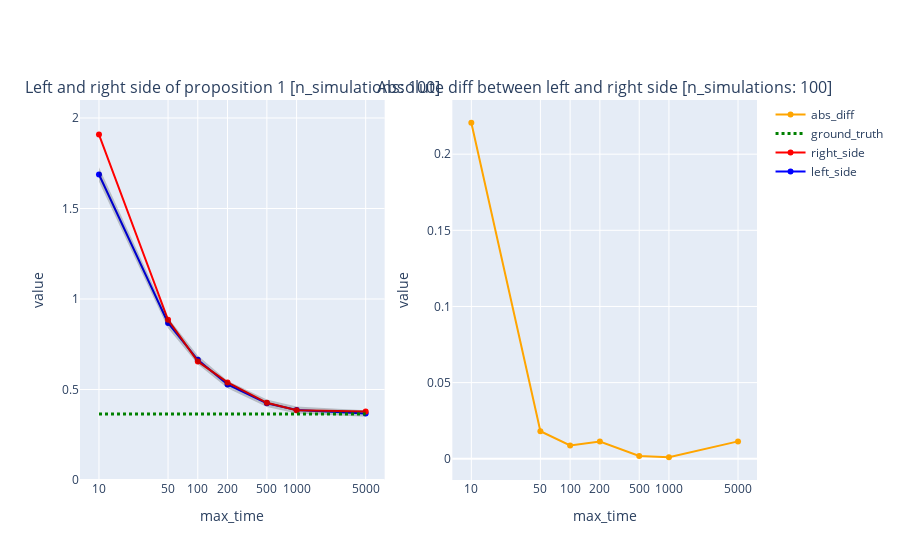

Here is the notebook cell this chart was saved with:
### Code cell
make_plots(merge_results, ground_truth=ground_truth_str["right_side"], n_simulations=100)

### Figure 1 — Plotly figure (JSON) as saved in the notebook; plotly's stock layout.template omitted (floating-point values rounded to 4 significant figures)
{"data": [{"line": {"color": "blue"}, "mode": "lines+markers", "name": "left_side", "type": "scatter", "x": [10, 50, 100, 200, 500, 1000, 5000], "xaxis": "x", "y": [1.688, 0.8673, 0.664, 0.5278, 0.4245, 0.3868, 0.3678], "yaxis": "y"}, {"line": {"color": "red"}, "mode": "lines+markers", "name": "right_side", "type": "scatter", "x": [10, 50, 100, 200, 500, 1000, 5000], "xaxis": "x", "y": [1.909, 0.8854, 0.6553, 0.5391, 0.4263, 0.3858, 0.3792], "yaxis": "y"}, {"line": {"color": "rgba(0,0,0,0)"}, "mode": "lines", "showlegend": false, "type": "scatter", "x": [10, 50, 100, 200, 500, 1000, 5000], "xaxis": "x", "y": [1.728, 0.8961, 0.6884, 0.5488, 0.4454, 0.4055, 0.3859], "yaxis": "y"}, {"fill": "tonexty", "fillcolor": "rgba(0, 0, 0, 0.2)", "line": {"color": "rgba(0,0,0,0)"}, "mode": "lines", "showlegend": false, "type": "scatter", "x": [10, 50, 100, 200, 500, 1000, 5000], "xaxis": "x", "y": [1.648, 0.8384, 0.6396, 0.5068, 0.4035, 0.368, 0.3496], "yaxis": "y"}, {"line": {"color": "green", "dash": "dot", "width": 3}, "mode": "lines", "name": "ground_truth", "type": "scatter", "x": [10, 50, 100, 200, 500, 1000, 5000], "xaxis": "x", "y": [0.3648, 0.3648, 0.3648, 0.3648, 0.3648, 0.3648, 0.3648], "yaxis": "y"}, {"line": {"color": "orange"}, "mode": "lines+markers", "name": "abs_diff", "type": "scatter", "x": [10, 50, 100, 200, 500, 1000, 5000], "xaxis": "x2", "y": [0.2206, 0.01807, 0.008776, 0.01129, 0.001879, 0.0009936, 0.01141], "yaxis": "y2"}], "layout": {"annotations": [{"font": {"size": 16}, "showarrow": false, "text": "Left and right side of proposition 1 [n_simulations: 100]", "x": 0.225, "xanchor": "center", "xref": "paper", "y": 1, "yanchor": "bottom", "yref": "paper"}, {"font": {"size": 16}, "showarrow": false, "text": "Absolute diff between left and right side [n_simulations: 100]", "x": 0.775, "xanchor": "center", "xref": "paper", "y": 1, "yanchor": "bottom", "yref": "paper"}], "xaxis": {"anchor": "y", "domain": [0, 0.45], "tickmode": "array", "tickvals": [10, 50, 100, 200, 500, 1000, 5000], "title": {"text": "max_time"}, "type": "log"}, "xaxis2": {"anchor": "y2", "domain": [0.55, 1], "tickmode": "array", "tickvals": [10, 50, 100, 200, 500, 1000, 5000], "title": {"text": "max_time"}, "type": "log"}, "yaxis": {"anchor": "x", "domain": [0, 1], "range": [0, 2.1], "title": {"text": "value"}}, "yaxis2": {"anchor": "x2", "domain": [0, 1], "title": {"text": "value"}}}}
